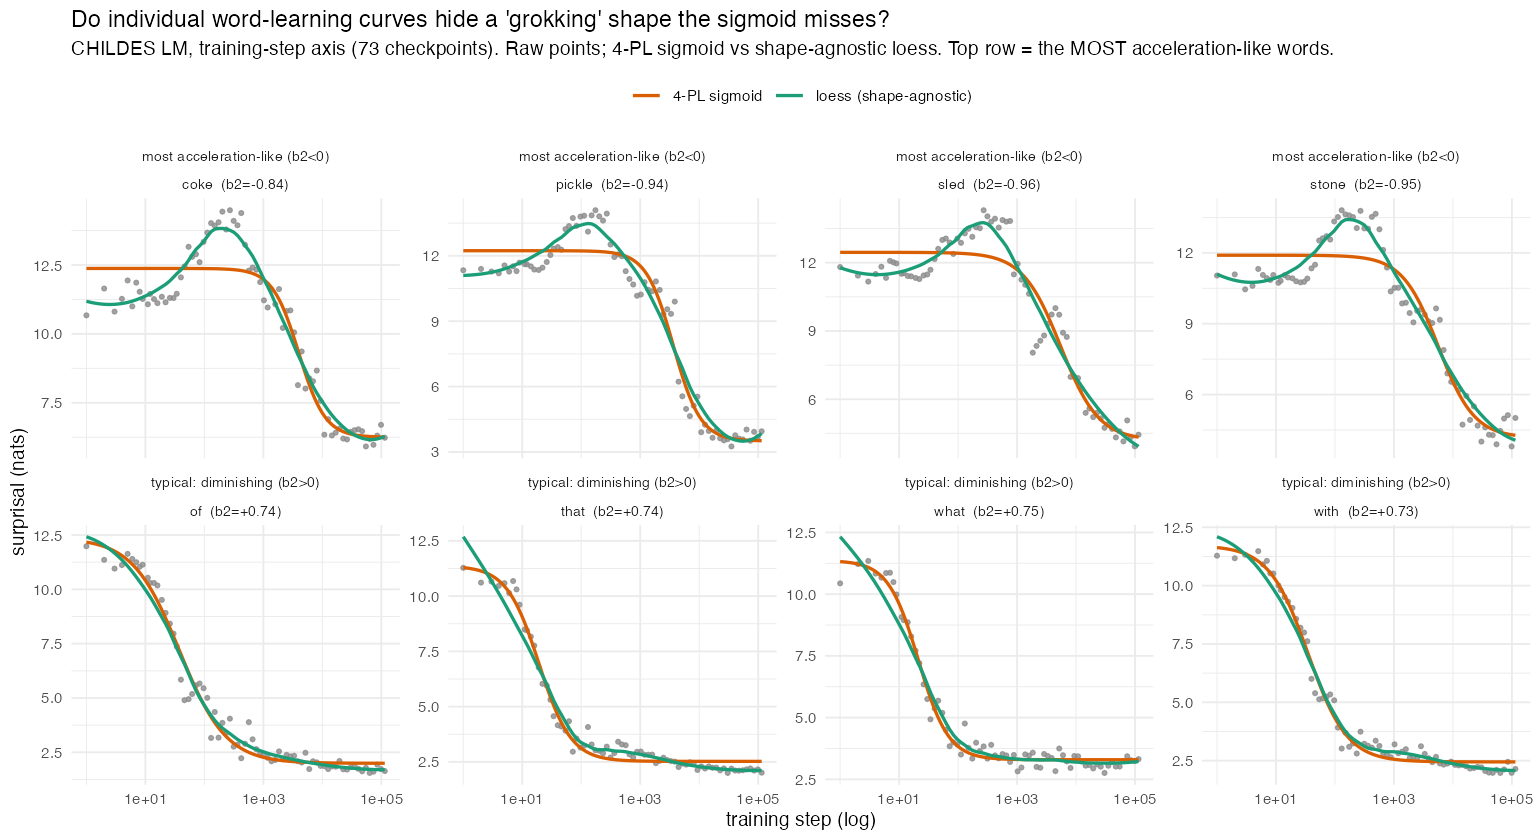

R code for this plot:
#!/usr/bin/env Rscript
# Does the Chang&Bergen sigmoid hide within-curve acceleration (e.g. a "grokking" slow-then-sudden
# shape)? Diagnostic on the TRAINING-STEP axis (73 log-spaced checkpoints/word -- where grokking would
# live). For selected words we overlay the raw data, the fitted 4-PL SIGMOID, and a shape-agnostic
# LOESS. If the loess reveals a slow-then-sudden shape the sigmoid misses, we should fit richer shapes.
# Words are chosen to INCLUDE the most acceleration-like curves (most concave / negative curvature).
suppressPackageStartupMessages({library(dplyr);library(readr);library(ggplot2);library(tidyr)})
ROOT <- "/Users/mcfrank/Projects/standard_model_2"; OUT <- file.path(ROOT,"studies/llm")

d <- read_csv(file.path(ROOT,"fits/llm/surprisal_gpt2_childes_seed42.csv"), show_col_types=FALSE) |>
  filter(n_occurrences>=20) |> mutate(lx=log10(step))
# per-word: quadratic curvature b2 (on surprisal ~ lx + lx^2; b2<0 = concave = accelerating improvement)
# + total drop, to keep words that actually learn something.
wm <- d |> group_by(word) |> filter(n()>=10) |>
  summarise(b2 = coef(lm(mean_nll~lx+I(lx^2)))[3], drop = first(mean_nll[order(lx)])-last(mean_nll[order(lx)]),
            .groups="drop") |> filter(is.finite(b2), drop>2)
cat(sprintf("CHECKPOINT axis: n=%d words  frac decelerating(b2>0)=%.3f  accelerating(b2<0)=%.3f\n",
            nrow(wm), mean(wm$b2>0), mean(wm$b2<0)))

# select: 4 most 'accelerating' (b2 most negative) + 4 most 'decelerating' (b2 most positive)
acc <- wm |> arrange(b2) |> slice(1:4) |> mutate(grp="most acceleration-like (b2<0)")
dec <- wm |> arrange(desc(b2)) |> slice(1:4) |> mutate(grp="typical: diminishing (b2>0)")
sel <- bind_rows(acc,dec)
ds <- d |> inner_join(sel, by="word") |>
  mutate(lab=sprintf("%s  (b2=%+.2f)", word, b2),
         grp=factor(grp, levels=c("most acceleration-like (b2<0)","typical: diminishing (b2>0)")))

# fit 4-PL sigmoid per selected word for the overlay
sigfit <- function(df){ x<-df$lx; y<-df$mean_nll
  f<-tryCatch(nls(y~lo+(up-lo)/(1+exp((x-mid)/sc)),
    start=list(up=max(y),lo=min(y),mid=mean(x),sc=.5),lower=c(min(y)-5,min(y)-5,min(x)-3,1e-3),
    upper=c(max(y)+5,max(y)+5,max(x)+3,50),algorithm="port",control=nls.control(maxiter=300,warnOnly=TRUE)),error=function(e)NULL)
  if(is.null(f)) return(NULL)
  gx<-seq(min(x),max(x),length=120); tibble(lx=gx, fit=predict(f,newdata=list(x=gx)))}
sigc <- ds |> group_by(word,lab,grp) |> group_modify(~sigfit(.x)) |> ungroup()

fitpal <- c("4-PL sigmoid"="#d95f02", "loess (shape-agnostic)"="#1b9e77")
p <- ggplot(ds, aes(10^lx, mean_nll)) +
  geom_point(colour="grey55", size=.9, alpha=.8) +
  geom_line(data=sigc, aes(10^lx, fit, colour="4-PL sigmoid"), linewidth=.8) +
  geom_smooth(aes(colour="loess (shape-agnostic)"), method="loess", se=FALSE, span=.6, linewidth=.8) +
  facet_wrap(~grp+lab, ncol=4, scales="free_y") +
  scale_x_log10() + scale_colour_manual(values=fitpal, name=NULL) +
  labs(title="Do individual word-learning curves hide a 'grokking' shape the sigmoid misses?",
       subtitle="CHILDES LM, training-step axis (73 checkpoints). Raw points; 4-PL sigmoid vs shape-agnostic loess. Top row = the MOST acceleration-like words.",
       x="training step (log)", y="surprisal (nats)") +
  theme_minimal(base_size=10) + theme(legend.position="top", strip.text=element_text(size=7.5))
ggsave(file.path(OUT,"fig_curve_shapes.png"), p, width=11, height=6, dpi=140)
cat("wrote fig_curve_shapes.png\n")
